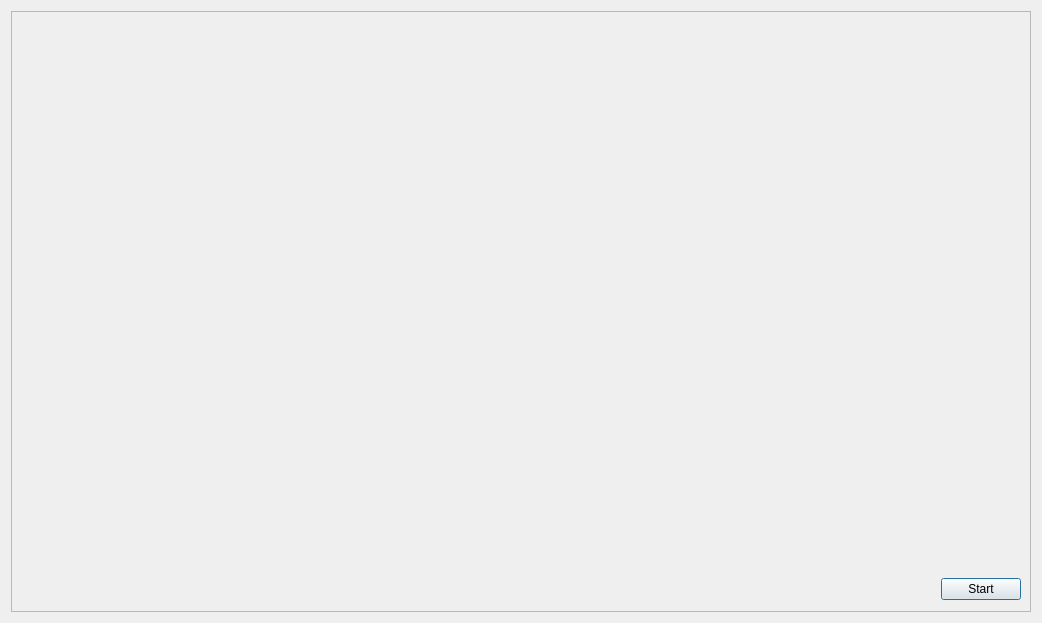
<?xml version="1.0" encoding="UTF-8"?>
<ui version="4.0">
 <class>DlgROSCollaborationTask</class>
 <widget class="QDialog" name="DlgROSCollaborationTask">
  <property name="geometry">
   <rect>
    <x>0</x>
    <y>0</y>
    <width>1040</width>
    <height>623</height>
   </rect>
  </property>
  <property name="sizePolicy">
   <sizepolicy hsizetype="Preferred" vsizetype="Preferred">
    <horstretch>0</horstretch>
    <verstretch>0</verstretch>
   </sizepolicy>
  </property>
  <property name="windowTitle">
   <string>Start Collaboration Task</string>
  </property>
  <layout class="QVBoxLayout" name="verticalLayout">
   <item>
    <widget class="QFrame" name="frame">
     <property name="frameShape">
      <enum>QFrame::StyledPanel</enum>
     </property>
     <property name="frameShadow">
      <enum>QFrame::Raised</enum>
     </property>
     <layout class="QVBoxLayout" name="verticalLayout_3">
      <item>
       <widget class="QFrame" name="frame_2">
        <property name="sizePolicy">
         <sizepolicy hsizetype="Preferred" vsizetype="Preferred">
          <horstretch>0</horstretch>
          <verstretch>0</verstretch>
         </sizepolicy>
        </property>
        <property name="frameShape">
         <enum>QFrame::NoFrame</enum>
        </property>
        <property name="frameShadow">
         <enum>QFrame::Raised</enum>
        </property>
        <property name="lineWidth">
         <number>0</number>
        </property>
        <layout class="QHBoxLayout" name="horizontalLayout" stretch="0">
         <property name="spacing">
          <number>6</number>
         </property>
         <property name="leftMargin">
          <number>0</number>
         </property>
         <property name="topMargin">
          <number>0</number>
         </property>
         <property name="rightMargin">
          <number>0</number>
         </property>
         <property name="bottomMargin">
          <number>0</number>
         </property>
         <item>
          <layout class="QVBoxLayout" name="verticalLayout_2">
           <property name="spacing">
            <number>10</number>
           </property>
           <item>
            <widget class="QListWidget" name="lstwROSCollaborationTaskRobots">
             <property name="sizePolicy">
              <sizepolicy hsizetype="Fixed" vsizetype="Fixed">
               <horstretch>0</horstretch>
               <verstretch>0</verstretch>
              </sizepolicy>
             </property>
             <property name="minimumSize">
              <size>
               <width>1000</width>
               <height>550</height>
              </size>
             </property>
             <property name="styleSheet">
              <string notr="true">#lstwROSCollaborationTaskRobots {
    background: transparent;
    border: none;
}</string>
             </property>
             <property name="frameShape">
              <enum>QFrame::NoFrame</enum>
             </property>
             <property name="lineWidth">
              <number>0</number>
             </property>
             <property name="selectionMode">
              <enum>QAbstractItemView::NoSelection</enum>
             </property>
             <property name="flow">
              <enum>QListView::LeftToRight</enum>
             </property>
             <property name="resizeMode">
              <enum>QListView::Adjust</enum>
             </property>
            </widget>
           </item>
          </layout>
         </item>
        </layout>
       </widget>
      </item>
      <item>
       <widget class="QFrame" name="frame_3">
        <property name="frameShape">
         <enum>QFrame::NoFrame</enum>
        </property>
        <property name="frameShadow">
         <enum>QFrame::Raised</enum>
        </property>
        <layout class="QVBoxLayout" name="verticalLayout_6">
         <property name="leftMargin">
          <number>0</number>
         </property>
         <property name="topMargin">
          <number>0</number>
         </property>
         <property name="rightMargin">
          <number>0</number>
         </property>
         <property name="bottomMargin">
          <number>0</number>
         </property>
         <item>
          <layout class="QHBoxLayout" name="horizontalLayout_2">
           <item>
            <spacer name="horizontalSpacer">
             <property name="orientation">
              <enum>Qt::Horizontal</enum>
             </property>
             <property name="sizeHint" stdset="0">
              <size>
               <width>40</width>
               <height>20</height>
              </size>
             </property>
            </spacer>
           </item>
           <item>
            <widget class="QPushButton" name="btnROSCollaborationTaskStart">
             <property name="text">
              <string>Start</string>
             </property>
            </widget>
           </item>
          </layout>
         </item>
        </layout>
       </widget>
      </item>
     </layout>
    </widget>
   </item>
  </layout>
 </widget>
 <resources/>
 <connections/>
</ui>
